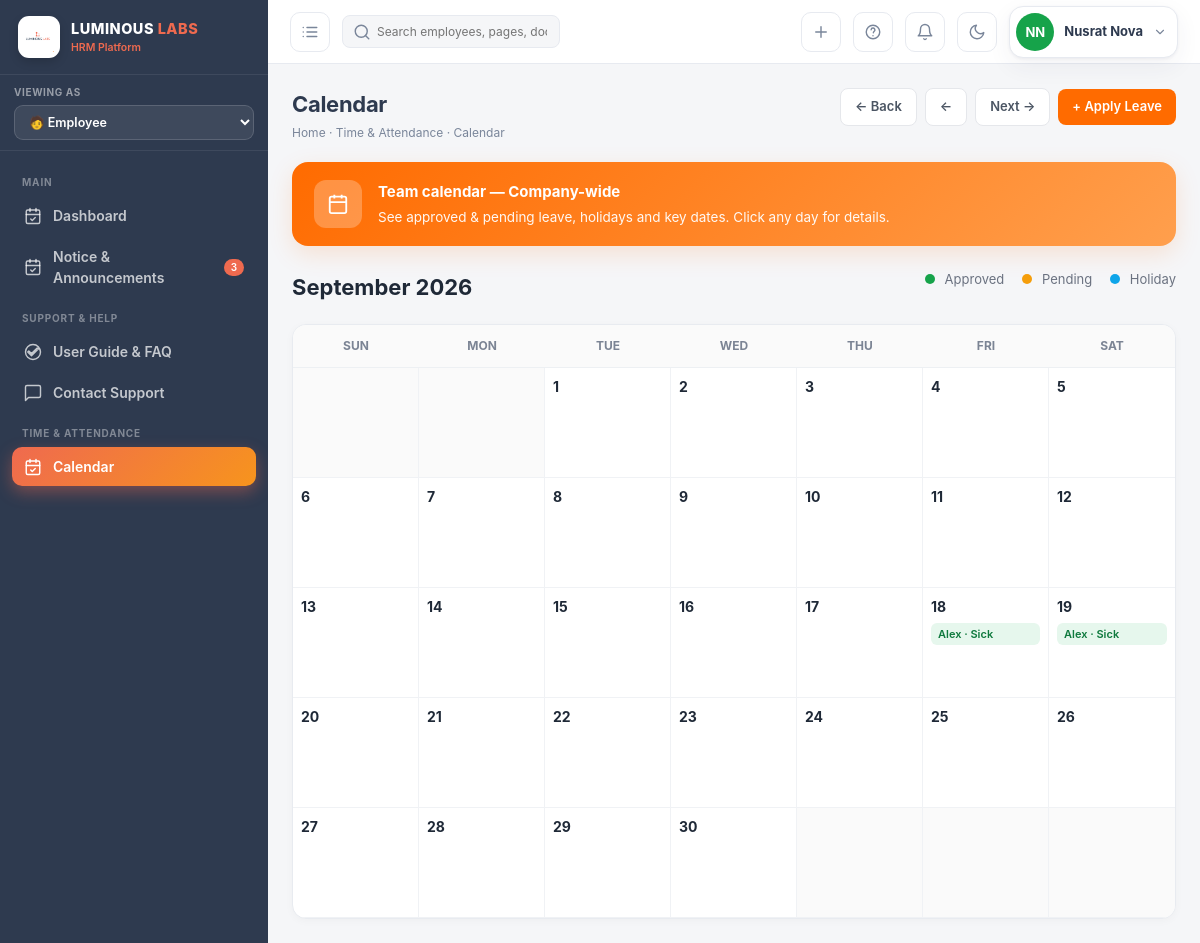
Page /calendar/?year=2026&month=9&view_role=employee (signed in) on the earlier database version.
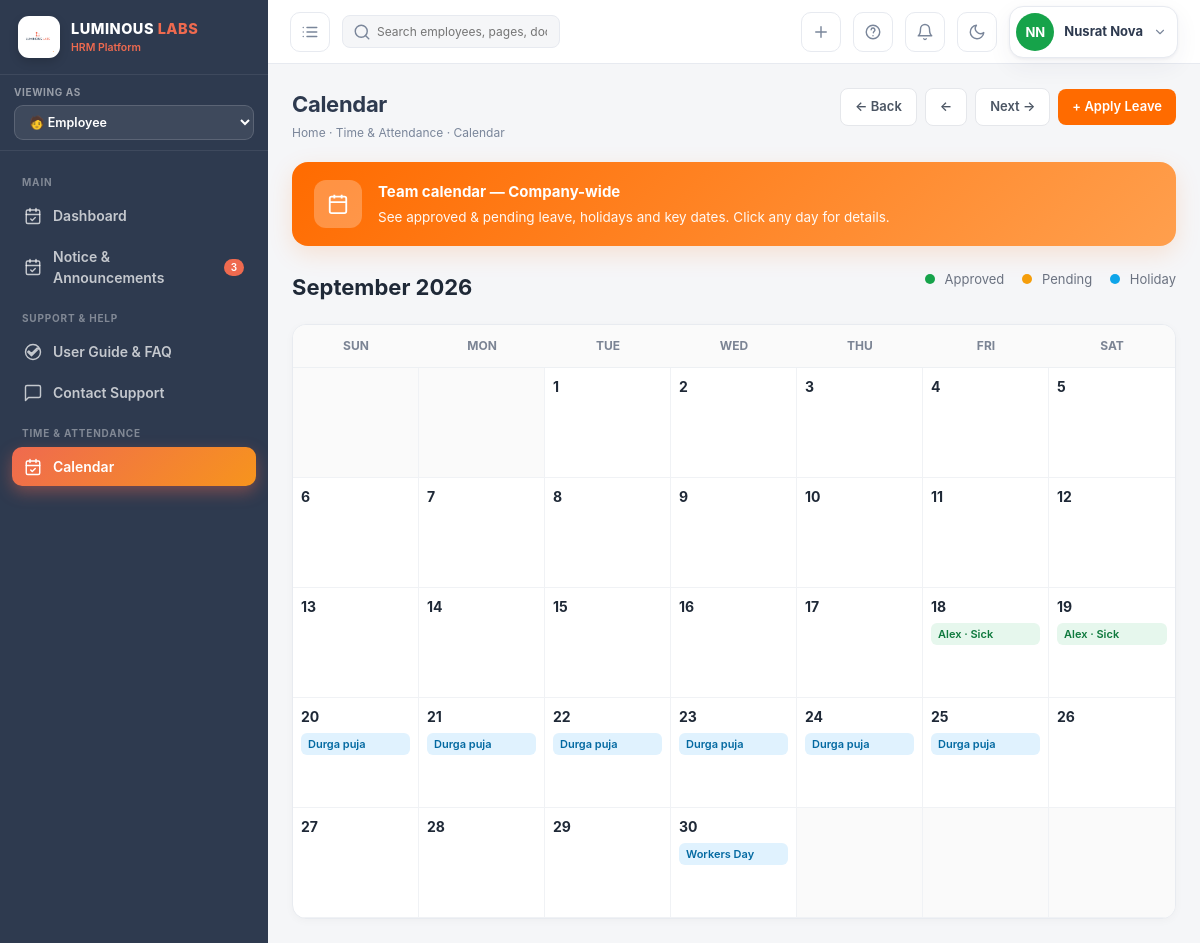
Same page on the later database version.
### hrm_app/models.py (models this page shows, shortened)
class Holiday(models.Model):
    TYPE_CHOICES = [
        ('Public', 'Public'),
        ('Religious', 'Religious'),
        ('Optional', 'Optional'),
    ]
    from_date = models.DateField(null=True, blank=True)   # ← added null=True, blank=True
    to_date   = models.DateField(null=True, blank=True)   # ← added null=True, blank=True
    name      = models.CharField(max_length=200)
    htype     = models.CharField(
        max_length=15,
        choices=TYPE_CHOICES,
        default='Public'
    )
    class Meta:
        ordering = ['from_date']

### hrm_app/views.py (the view)
# urls.py: path('calendar/', views.calendar_view, name='calendar_view'),
@login_required
def calendar_view(request):
    if not has_permission(request.user, "calendar", "view"):
        messages.error(request, "You don't have permission to access Calendar.")
        return redirect("dashboard")
    today = date.today()
    month = int(request.GET.get('month', today.month))
    year  = int(request.GET.get('year', today.year))
    if month < 1:
        month = 12
        year -= 1
    elif month > 12:
        month = 1
        year += 1
    if month == 1:
        prev_month, prev_year = 12, year - 1
    else:
        prev_month, prev_year = month - 1, year
    if month == 12:
        next_month, next_year = 1, year + 1
    else:
        next_month, next_year = month + 1, year
    month_start = date(year, month, 1)
    if month == 12:
        month_end = date(year + 1, 1, 1) - timedelta(days=1)
    else:
        month_end = date(year, month + 1, 1) - timedelta(days=1)
    leaves = LeaveRequest.objects.filter(
        status__in=['Approved', 'Pending'],
        from_date__lte=month_end,
        to_date__gte=month_start
    ).select_related('employee__user')
    holidays = Holiday.objects.filter(
        from_date__lte=month_end,
        to_date__gte=month_start
    )
    cal = calendar.Calendar(firstweekday=6)  # Sunday first
    month_days = []
    for week in cal.monthdayscalendar(year, month):
        week_data = []
        for day in week:
            if day == 0:
                week_data.append({'day': 0})
                continue
            current_date = date(year, month, day)
            day_leaves = []
            for leave in leaves:
                if leave.from_date <= current_date <= leave.to_date:
                    emp_name = leave.employee.user.get_full_name() or leave.employee.user.username
                    leave_type = getattr(leave, 'leave_type', None) or getattr(leave, 'type', 'Leave')
                    if hasattr(leave_type, 'name'):
                        leave_type = leave_type.name
                    day_leaves.append({
                        'employee_name': emp_name.split()[0],
                        'leave_type': str(leave_type),
                        'status': leave.status,
                    })
            day_holidays = [
                {'name': h.name}
                for h in holidays
                if h.from_date <= current_date <= h.to_date
            ]
            week_data.append({
                'day': day,
                'is_today': (day == today.day and month == today.month and year == today.year),
                'leaves': day_leaves,
                'holidays': day_holidays,
            })
        month_days.append(week_data)
    return render(request, 'hrm/calendar.html', _ctx(
        request,
        month=month,
        year=year,
        month_name=calendar.month_name[month],
        prev_month=prev_month,
        prev_year=prev_year,
        next_month=next_month,
        next_year=next_year,
        month_days=month_days,
    ))

### hrm_app/context_processors.py (called while the page is built)
def role_menu_permissions(request):
    allowed_menus = []
    if request.user.is_authenticated:
        if request.user.role == "super_admin":
          allowed_menus = []
        else:
            allowed_menus = list(
                UserPermission.objects.filter(
                    user=request.user,
                    can_view=True
                ).values_list("module", flat=True)
            )
    return {
        "allowed_menus": allowed_menus
    }

### hrm_app/views.py (called while the page is built, shortened)
def has_permission(user, module, action="view"):
    if user.role == Role.SUPER_ADMIN:
        return True
    perm = UserPermission.objects.filter(
        user=user,
        module=module
    ).first()
    if not perm:
        return False
    if action == "view":
        return perm.can_view

### hrm_app/templates/hrm/calendar.html (shortened to what this page needs)
{% extends 'hrm/base.html' %}
{% block content %}
<div class="page-head">
  <div>
    <h1>Calendar</h1>
    <div class="crumb">Home · Time & Attendance · Calendar</div>
  </div>
  <div class="cal-nav">
    <a href="javascript:history.back()">← Back</a>
    <a href="?year={{ prev_year }}&month={{ prev_month }}{% if view_role %}&view_role={{ view_role }}{% endif %}">←</a>
    <a href="?year={{ next_year }}&month={{ next_month }}{% if view_role %}&view_role={{ view_role }}{% endif %}">Next →</a>
    <a href="{% url 'leave_apply' %}{% if view_role %}?view_role={{ view_role }}{% endif %}" class="btn-apply">+ Apply Leave</a>
  </div>
</div>
<div class="cal-banner">
  <div class="cal-banner-icon">
    <svg width="22" height="22" viewBox="0 0 24 24" fill="none" stroke="currentColor" stroke-width="2">
      <rect x="3" y="4" width="18" height="18" rx="2"/>
      <path d="M16 2v4M8 2v4M3 10h18"/>
    </svg>
  </div>
  <div>
    <div style="font-weight:700; font-size:15px;">Team calendar — Company-wide</div>
    <div style="font-size:13.5px; opacity:0.95; margin-top:3px;">
      See approved & pending leave, holidays and key dates. Click any day for details.
    </div>
  </div>
</div>
<div class="cal-top">
  <div class="cal-month-title">{{ month_name }} {{ year }}</div>
  <div class="cal-legend">
    <span><span class="legend-dot" style="background:#16a34a"></span> Approved</span>
    <span><span class="legend-dot" style="background:#f59e0b"></span> Pending</span>
    <span><span class="legend-dot" style="background:#0ea5e9"></span> Holiday</span>
  </div>
</div>
<div class="calendar-grid">
  <div class="cal-weekdays">
    <div class="cal-weekday">Sun</div>
    <div class="cal-weekday">Mon</div>
    <div class="cal-weekday">Tue</div>
    <div class="cal-weekday">Wed</div>
    <div class="cal-weekday">Thu</div>
    <div class="cal-weekday">Fri</div>
    <div class="cal-weekday">Sat</div>
  </div>
  <div class="cal-days">
    {% for week in month_days %}
      {% for day in week %}
        <div class="cal-day {% if day.day == 0 %}empty{% endif %} {% if day.is_today %}today{% endif %}">
          {% if day.day != 0 %}
            <div class="day-number">{{ day.day }}</div>
            {% for leave in day.leaves %}
              <div class="leave-chip
                {% if leave.status == 'Approved' %}leave-approved
                {% elif leave.status == 'Pending' %}leave-pending
                {% else %}leave-holiday{% endif %}">
                {{ leave.employee_name }} · {{ leave.leave_type }}
              </div>
            {% endfor %}
            {% for holiday in day.holidays %}
              <div class="leave-chip leave-holiday">
                {{ holiday.name }}
              </div>
            {% endfor %}
          {% endif %}
        </div>
      {% endfor %}
    {% endfor %}
  </div>
</div>
{% endblock %}

Differences in the rows shown:
added Holiday: name "Durga puja" "Durga puja" "Durga puja" "Durga puja" "Durga puja" "Durga puja"
added Holiday: name "Workers Day"
